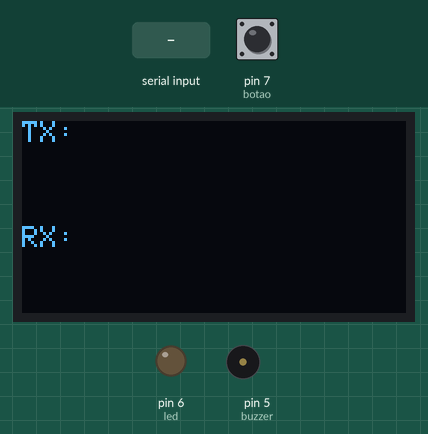
Bench run of a sketch on a simulated Arduino Uno, built with avr-gcc and run on an emulated ATmega328P. On the bench: 128×64 one-colour display, output pins drawn as LEDs (lit = HIGH), buzzer (waves = sounding). The test bench sets the inputs (shaded band); at power-on: pin 7 (botao) HIGH. The modem accepts every AT command (registered, SIM ready, sends succeed) and sends nothing else.

Above: at 11.8 s.
11.9 s: pin 7 (botao) pulled LOW for 0.15 s
At 11.98 s:
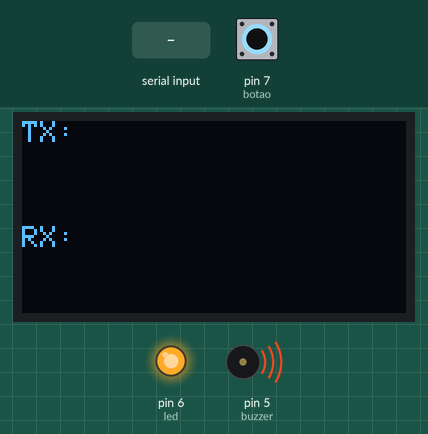
13.7 s: pin 7 (botao) pulled LOW for 1 s
At 15.6 s:
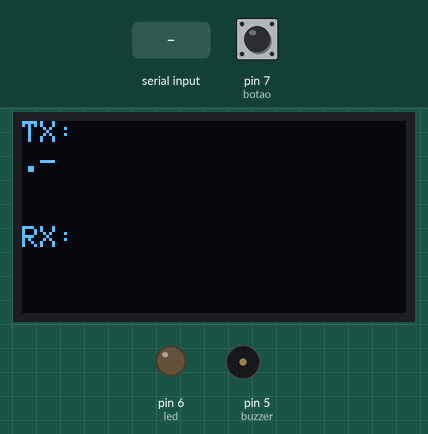
16.3 s: "." received over the second serial link
At 16.41 s:
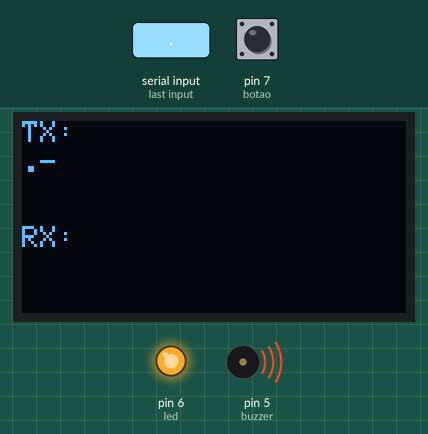
18.0 s: "-" received over the second serial link
At 18.8 s:
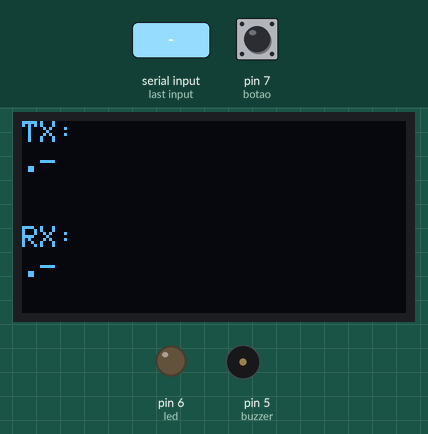
19.7 s: pin 7 (botao) pulled LOW for 0.15 s
At 19.78 s:
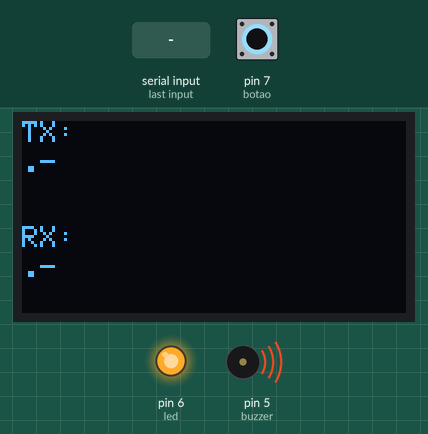
21.5 s: pin 7 (botao) pulled LOW for 3.2 s
At 25.6 s:
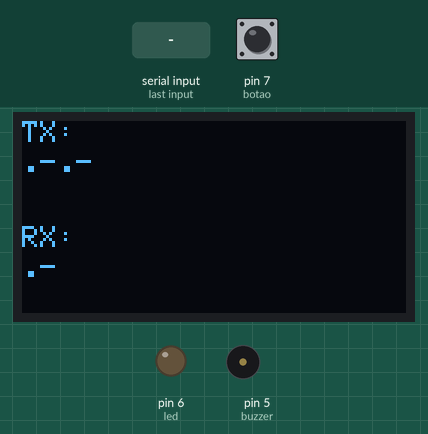
Timing chart, 0 to 27.1 s (numbered marks = the images above; inputs shaded):
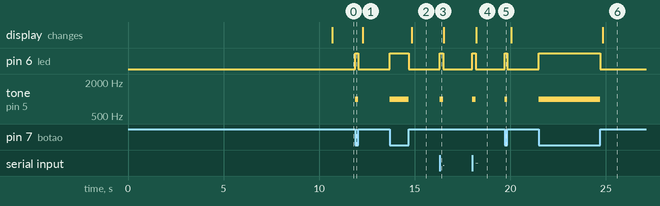

Measured:
- after the input at 11.9 s, pin 6 (led): LOW → HIGH at once, → LOW 0.15 s later; tone on pin 5 (buzzer): silent → 1000 Hz at once, → silent 0.15 s later
- after the input at 13.7 s, pin 6 (led): LOW → HIGH at once, → LOW 1.0 s later; tone on pin 5 (buzzer): silent → 1000 Hz at once, → silent 1.0 s later; the display: changes after 1.1 s (image 2)
- after the input at 16.3 s, pin 6 (led): LOW → HIGH at once, → LOW 0.20 s later; tone on pin 5 (buzzer): silent → 1000 Hz at once, → silent 0.20 s later
- after the input at 18.0 s, pin 6 (led): LOW → HIGH at once, → LOW 0.20 s later; tone on pin 5 (buzzer): silent → 1000 Hz at once, → silent 0.20 s later; the display: changes after 0.23 s (image 4)
- after the input at 19.7 s, pin 6 (led): LOW → HIGH at once, → LOW 0.15 s later; tone on pin 5 (buzzer): silent → 1000 Hz at once, → silent 0.15 s later
- after the input at 21.5 s, pin 6 (led): LOW → HIGH at once, → LOW 3.2 s later; tone on pin 5 (buzzer): silent → 1000 Hz at once, → silent 3.2 s later; the display: changes after 3.3 s (image 6)

The sketch:

client.ino
```cpp
#include <Wire.h>
#include <Adafruit_GFX.h>
#include <Adafruit_SSD1306.h>
#include <SoftwareSerial.h>

Adafruit_SSD1306 display(128, 64, &Wire, -1);
SoftwareSerial esp(2, 3);

int botao = 7;
int led = 6;
int buzzer = 5;

String enviado = "";
String recebido = "";

unsigned long tempoPressionado;
bool pressionado = false;

unsigned long ultimoUpdate = 0;

void setup() {
  pinMode(botao, INPUT_PULLUP);
  pinMode(led, OUTPUT);
  pinMode(buzzer, OUTPUT);

  Serial.begin(9600);
  esp.begin(9600);

  if(!display.begin(SSD1306_SWITCHCAPVCC, 0x3C)) {
    while(true);
  }

  display.clearDisplay();
  display.display();
  delay(500);

  conectarWiFi();
}

void loop() {
  enviarMorse();
  receberMorse();

  if (enviado.length() > 20) enviado = "";
  if (recebido.length() > 20) recebido = "";

  if (millis() - ultimoUpdate > 200) {
    atualizarDisplay();
    ultimoUpdate = millis();
  }
}

void conectarWiFi() {
  delay(2000);

  esp.println("AT");
  delay(1000);

  esp.println("AT+CWMODE=1");
  delay(1000);

  esp.println("AT+CWJAP=\"ESP_SERVER\",\"12345678\"");
  delay(4000);

  esp.println("AT+CIPSTART=\"TCP\",\"192.168.4.1\",80");
  delay(2000);
}

void enviarMorse() {
  int estado = digitalRead(botao);

  if (estado == LOW) {
    if (!pressionado) {
      pressionado = true;
      tempoPressionado = millis();
      tone(buzzer, 1000);
    }

    digitalWrite(led, HIGH);
  }

  if (estado == HIGH && pressionado) {
    pressionado = false;

    digitalWrite(led, LOW);
    noTone(buzzer);

    unsigned long duracao = millis() - tempoPressionado;

    char simbolo;

    if (duracao < 300) {
      simbolo = '.';
      enviado += ".";
    } else {
      simbolo = '-';
      enviado += "-";
    }

    esp.println("AT+CIPSEND=1");
    delay(100);
    esp.print(simbolo);
  }
}

void receberMorse() {
  while (esp.available()) {
    char c = esp.read();

    if (c == '.' || c == '-') {
      recebido += c;
      beep(200);
    }
  }
}

void beep(int tempo) {
  digitalWrite(led, HIGH);
  tone(buzzer, 1000);
  delay(tempo);
  noTone(buzzer);
  digitalWrite(led, LOW);
}

void atualizarDisplay() {
  display.clearDisplay();

  display.setTextSize(1);
  display.setTextColor(SSD1306_WHITE);

  display.setCursor(0, 0);
  display.print("TX:");
  display.setCursor(0, 10);
  display.print(enviado);

  display.setCursor(0, 35);
  display.print("RX:");
  display.setCursor(0, 45);
  display.print(recebido);

  display.display();
}
```
